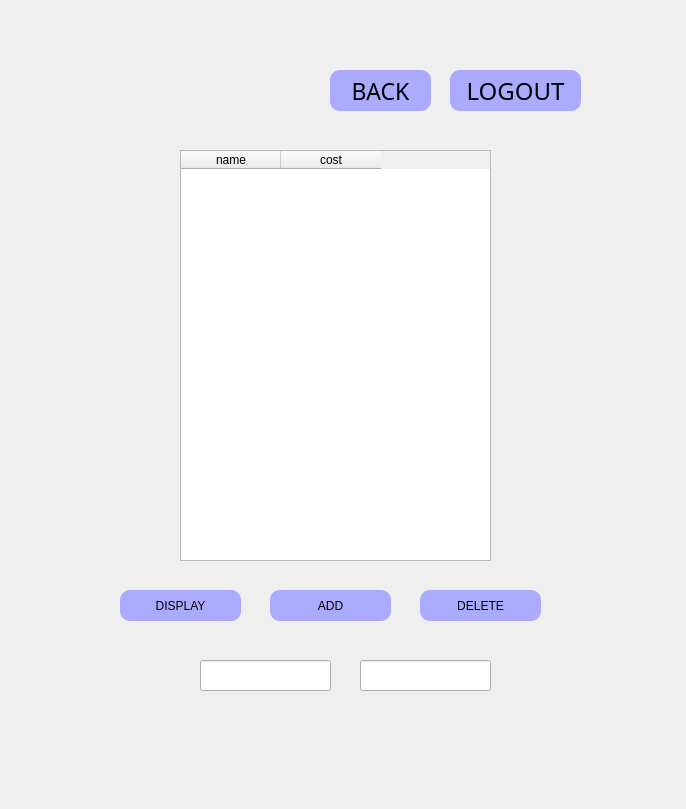
<?xml version="1.0" encoding="UTF-8"?>
<ui version="4.0">
 <class>listmenu</class>
 <widget class="QWidget" name="listmenu">
  <property name="geometry">
   <rect>
    <x>0</x>
    <y>0</y>
    <width>686</width>
    <height>809</height>
   </rect>
  </property>
  <property name="windowTitle">
   <string>Form</string>
  </property>
  <property name="styleSheet">
   <string notr="true">#listmenu{
border-image: url(:/newPrefix/list.jpg);
}</string>
  </property>
  <widget class="QPushButton" name="pushButton_4">
   <property name="geometry">
    <rect>
     <x>330</x>
     <y>70</y>
     <width>101</width>
     <height>41</height>
    </rect>
   </property>
   <property name="font">
    <font>
     <family>8514oem</family>
     <pointsize>17</pointsize>
     <weight>50</weight>
     <italic>false</italic>
     <bold>false</bold>
    </font>
   </property>
   <property name="styleSheet">
    <string notr="true">.QPushButton
{
background: rgb(170,170, 255);

font: 17pt &quot;8514oem&quot;;
border-radius: 10px;
}

.QPushButton:hover
{
 	background-color: rgb(100, 150, 255);
}
</string>
   </property>
   <property name="text">
    <string>BACK</string>
   </property>
   <property name="autoDefault">
    <bool>false</bool>
   </property>
  </widget>
  <widget class="QPushButton" name="pushButton_5">
   <property name="geometry">
    <rect>
     <x>450</x>
     <y>70</y>
     <width>131</width>
     <height>41</height>
    </rect>
   </property>
   <property name="font">
    <font>
     <family>8514oem</family>
     <pointsize>18</pointsize>
     <weight>50</weight>
     <italic>false</italic>
     <bold>false</bold>
    </font>
   </property>
   <property name="styleSheet">
    <string notr="true">.QPushButton
{
background: rgb(170,170, 255);

font: 18pt &quot;8514oem&quot;;
border-radius: 10px;
}

.QPushButton:hover
{
 	background-color: rgb(100, 150, 255);
}
</string>
   </property>
   <property name="text">
    <string>LOGOUT</string>
   </property>
   <property name="autoDefault">
    <bool>false</bool>
   </property>
  </widget>
  <widget class="QTableWidget" name="tableWidget">
   <property name="geometry">
    <rect>
     <x>180</x>
     <y>150</y>
     <width>311</width>
     <height>411</height>
    </rect>
   </property>
   <column>
    <property name="text">
     <string>name</string>
    </property>
   </column>
   <column>
    <property name="text">
     <string>cost</string>
    </property>
   </column>
  </widget>
  <widget class="QPushButton" name="pushButton_9">
   <property name="geometry">
    <rect>
     <x>120</x>
     <y>590</y>
     <width>121</width>
     <height>31</height>
    </rect>
   </property>
   <property name="styleSheet">
    <string notr="true">.QPushButton
{
background: rgb(170,170, 255);

font: 15pt &quot;8514oem&quot;;
border-radius: 10px;
}

.QPushButton:hover
{
 	background-color: rgb(100, 150, 255);
}
</string>
   </property>
   <property name="text">
    <string>DISPLAY</string>
   </property>
   <property name="autoDefault">
    <bool>false</bool>
   </property>
  </widget>
  <widget class="QPushButton" name="pushButton_6">
   <property name="geometry">
    <rect>
     <x>270</x>
     <y>590</y>
     <width>121</width>
     <height>31</height>
    </rect>
   </property>
   <property name="styleSheet">
    <string notr="true">.QPushButton
{
background: rgb(170,170, 255);

font: 15pt &quot;8514oem&quot;;
border-radius: 10px;
}

.QPushButton:hover
{
 	background-color: rgb(100, 150, 255);
}
</string>
   </property>
   <property name="text">
    <string>ADD</string>
   </property>
   <property name="autoDefault">
    <bool>false</bool>
   </property>
  </widget>
  <widget class="QPushButton" name="pushButton_7">
   <property name="geometry">
    <rect>
     <x>420</x>
     <y>590</y>
     <width>121</width>
     <height>31</height>
    </rect>
   </property>
   <property name="styleSheet">
    <string notr="true">.QPushButton
{
background: rgb(170,170, 255);

font: 15pt &quot;8514oem&quot;;
border-radius: 10px;
}

.QPushButton:hover
{
 	background-color: rgb(100, 150, 255);
}
</string>
   </property>
   <property name="text">
    <string>DELETE</string>
   </property>
   <property name="autoDefault">
    <bool>false</bool>
   </property>
  </widget>
  <widget class="QLineEdit" name="lineEdit">
   <property name="geometry">
    <rect>
     <x>200</x>
     <y>660</y>
     <width>131</width>
     <height>31</height>
    </rect>
   </property>
  </widget>
  <widget class="QLineEdit" name="lineEdit_2">
   <property name="geometry">
    <rect>
     <x>360</x>
     <y>660</y>
     <width>131</width>
     <height>31</height>
    </rect>
   </property>
  </widget>
 </widget>
 <resources>
  <include location="resim/Yeni Metin Belgesi.qrc"/>
 </resources>
 <connections/>
</ui>
